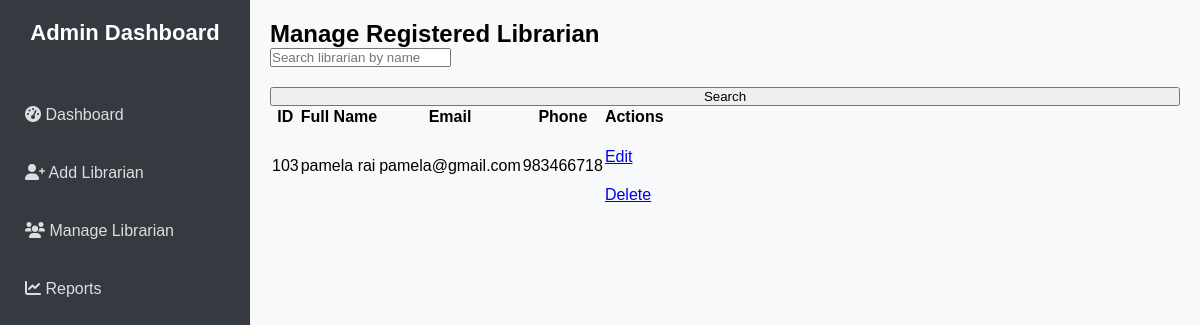
The app's page /admin/managelibrarian.php (signed in) with its own data.
### tables this page shows
CREATE TABLE `users` (
  `id` int(11) NOT NULL,
  `fullname` varchar(255) NOT NULL,
  `password` varchar(255) NOT NULL,
  `email` varchar(255) NOT NULL,
  `phone` varchar(15) NOT NULL,
  `role` enum('Admin','Librarian','Student') NOT NULL
);

### admin/managelibrarian.php (the view, shortened to what this page needs)
<?php
require '../includes/config.php';
$search_query = "";
$librarians_query = "SELECT * FROM users WHERE role = 'Librarian'";
$librarians_result = mysqli_query($conn, $librarians_query);
?>
        <!DOCTYPE html>
<html lang="en">
<head>
    <link rel="stylesheet" href="https://cdnjs.cloudflare.com/ajax/libs/font-awesome/6.0.0/css/all.min.css">
    <link rel="stylesheet" href="../librarian/style.css">
    <link rel="stylesheet" href="../assets/css/style.css">
</head>
<body>
    <aside class="sidebar">
        <h1>Admin Dashboard</h1>
        <nav>
            <ul>
            <li><a href="dashboard.php"><i class="fas fa-tachometer-alt"></i> Dashboard</a></li>
            <li><a href="adduser.php"><i class="fas fa-user-plus"></i> Add Librarian</a></li>
            <li><a href="managelibrarian.php"><i class="fa-solid fa-users"></i> Manage Librarian</a></li>
            <li><a href="report.php"><i class="fas fa-chart-line"></i> Reports</a></li>
            </ul>
        </nav>
    </aside>
        <main class="main-content">
            <header class="dashboard-header">
                <h2>Manage Registered Librarian</h2>
                <form method="GET" action="managelibrarian.php" class="search-form">
                    <input type="text" name="search" placeholder="Search librarian by name" value="<?= htmlspecialchars($search_query); ?>" class="search-input">
                    <button type="submit" class="btn btn-primary">Search</button>
                </form>
            </header>
            <table class="table">
                <thead>
                    <tr>
                        <th>ID</th>
                        <th>Full Name</th>
                        <th>Email</th>
                        <th>Phone</th>
                        <th>Actions</th>
                    </tr>
                </thead>
                <tbody>
                    <?php while ($row = mysqli_fetch_assoc($librarians_result)): ?>
                        <tr>
                            <td><?= $row['id']; ?></td>
                            <td><?= $row['fullname']; ?></td>
                            <td><?= $row['email']; ?></td>
                            <td><?= $row['phone']; ?></td>
                            <td>
                                <a href="?edit_id=<?= $row['id']; ?>" class="btn btn-secondary">Edit</a>
                                <a href="javascript:void(0);" class="btn btn-danger" onclick="confirmDelete('?delete_id=<?= $row['id']; ?>')">Delete</a>
                            </td>
                        </tr>
                    <?php endwhile; ?>
                </tbody>
            </table>
        </main>
</body>
</html>

### librarian/style.css (style rules this page uses)
* { margin: 0; padding: 0; box-sizing: border-box; font-family: Arial, sans-serif; }
body { display: flex; min-height: 100vh; background-color: white; }

### assets/css/style.css (style rules this page uses)
body, html { height: 100%; margin: 0; }
.sidebar { width: 250px; background-color: #343a40; color: #fff; display: flex; flex-direction: column; padding: 20px 10px; overflow-y: auto; }
.main-content { flex: 1; background-color: #f8f9fa; padding: 20px; overflow-y: auto; }
.sidebar h1 { font-size: 22px; margin-bottom: 30px; text-align: center; }
.sidebar nav ul { list-style: none; padding: 0; }
.sidebar nav ul li { margin: 20px 0; }
.sidebar nav ul li a { color: #ddd; text-decoration: none; display: block; padding: 10px 15px; border-radius: 5px; transition: background-color 0.3s ease, color 0.3s ease; }
.main-content .btn { display: block; width: 100%; margin-top: 20px; }

### records on screen
users: id "103", fullname "pamela rai", email "pamela@gmail.com", phone "983466718"
